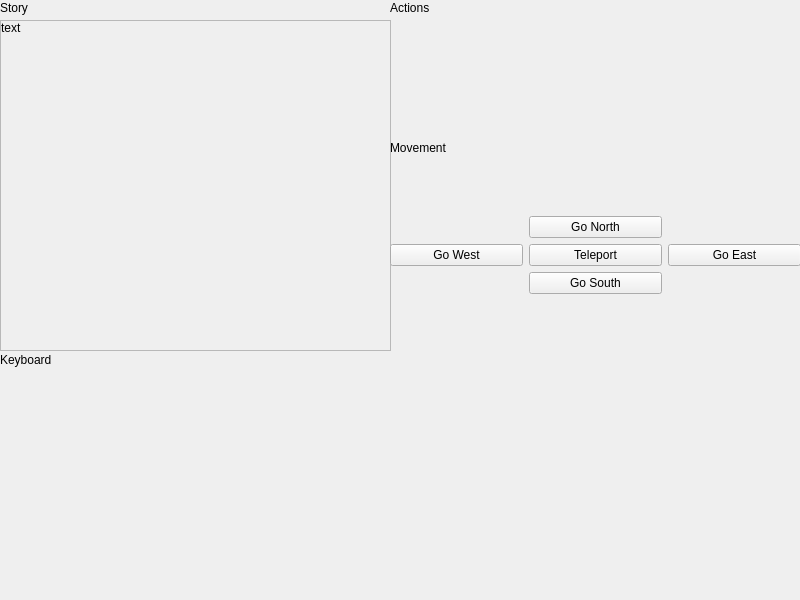
<?xml version="1.0" encoding="UTF-8"?>
<ui version="4.0">
 <class>MainWindow</class>
 <widget class="QMainWindow" name="MainWindow">
  <property name="geometry">
   <rect>
    <x>0</x>
    <y>0</y>
    <width>800</width>
    <height>600</height>
   </rect>
  </property>
  <property name="windowTitle">
   <string>MainWindow</string>
  </property>
  <widget class="QWidget" name="centralwidget">
   <widget class="QWidget" name="gridLayoutWidget">
    <property name="geometry">
     <rect>
      <x>0</x>
      <y>20</y>
      <width>391</width>
      <height>331</height>
     </rect>
    </property>
    <layout class="QGridLayout" name="StoryBox">
     <item row="0" column="0">
      <widget class="QScrollArea" name="scrollArea">
       <property name="widgetResizable">
        <bool>true</bool>
       </property>
       <widget class="QWidget" name="scrollAreaWidgetContents">
        <property name="geometry">
         <rect>
          <x>0</x>
          <y>0</y>
          <width>387</width>
          <height>327</height>
         </rect>
        </property>
        <widget class="QLabel" name="label">
         <property name="geometry">
          <rect>
           <x>0</x>
           <y>0</y>
           <width>381</width>
           <height>321</height>
          </rect>
         </property>
         <property name="text">
          <string>text</string>
         </property>
         <property name="alignment">
          <set>Qt::AlignLeading|Qt::AlignLeft|Qt::AlignTop</set>
         </property>
        </widget>
       </widget>
      </widget>
     </item>
    </layout>
   </widget>
   <widget class="QWidget" name="gridLayoutWidget_2">
    <property name="geometry">
     <rect>
      <x>390</x>
      <y>20</y>
      <width>411</width>
      <height>121</height>
     </rect>
    </property>
    <layout class="QGridLayout" name="ActionsBox"/>
   </widget>
   <widget class="QWidget" name="gridLayoutWidget_3">
    <property name="geometry">
     <rect>
      <x>390</x>
      <y>160</y>
      <width>411</width>
      <height>191</height>
     </rect>
    </property>
    <layout class="QGridLayout" name="MovementBox">
     <item row="0" column="0">
      <layout class="QGridLayout" name="gridLayout">
       <item row="1" column="0">
        <widget class="QPushButton" name="pushButton_4">
         <property name="text">
          <string>Go West</string>
         </property>
        </widget>
       </item>
       <item row="2" column="1">
        <widget class="QPushButton" name="pushButton_2">
         <property name="text">
          <string>Go South</string>
         </property>
        </widget>
       </item>
       <item row="0" column="1">
        <widget class="QPushButton" name="pushButton">
         <property name="text">
          <string>Go North</string>
         </property>
        </widget>
       </item>
       <item row="1" column="1">
        <widget class="QPushButton" name="pushButton_3">
         <property name="text">
          <string>Teleport</string>
         </property>
        </widget>
       </item>
       <item row="1" column="2">
        <widget class="QPushButton" name="pushButton_5">
         <property name="text">
          <string>Go East</string>
         </property>
        </widget>
       </item>
      </layout>
     </item>
    </layout>
   </widget>
   <widget class="QWidget" name="gridLayoutWidget_4">
    <property name="geometry">
     <rect>
      <x>0</x>
      <y>370</y>
      <width>801</width>
      <height>151</height>
     </rect>
    </property>
    <layout class="QGridLayout" name="gridLayout_4"/>
   </widget>
   <widget class="QLabel" name="txtStory">
    <property name="geometry">
     <rect>
      <x>0</x>
      <y>0</y>
      <width>49</width>
      <height>16</height>
     </rect>
    </property>
    <property name="text">
     <string>Story</string>
    </property>
   </widget>
   <widget class="QLabel" name="txtActions">
    <property name="geometry">
     <rect>
      <x>390</x>
      <y>0</y>
      <width>49</width>
      <height>16</height>
     </rect>
    </property>
    <property name="text">
     <string>Actions</string>
    </property>
   </widget>
   <widget class="QLabel" name="txtKeyboard">
    <property name="geometry">
     <rect>
      <x>0</x>
      <y>350</y>
      <width>61</width>
      <height>20</height>
     </rect>
    </property>
    <property name="text">
     <string>Keyboard</string>
    </property>
   </widget>
   <widget class="QLabel" name="txtMovement">
    <property name="geometry">
     <rect>
      <x>390</x>
      <y>140</y>
      <width>61</width>
      <height>16</height>
     </rect>
    </property>
    <property name="text">
     <string>Movement</string>
    </property>
   </widget>
  </widget>
 </widget>
 <resources/>
 <connections/>
</ui>
